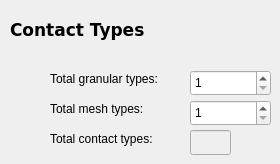
      <widget class="QWidget" name="page_14">
       <widget class="QLabel" name="label_28">
        <property name="geometry">
         <rect>
          <x>10</x>
          <y>20</y>
          <width>141</width>
          <height>21</height>
         </rect>
        </property>
        <property name="font">
         <font>
          <family>DejaVu Sans</family>
          <pointsize>13</pointsize>
          <weight>75</weight>
          <bold>true</bold>
         </font>
        </property>
        <property name="text">
         <string>Contact Types</string>
        </property>
        <property name="textFormat">
         <enum>Qt::RichText</enum>
        </property>
       </widget>
       <widget class="QLabel" name="label_31">
        <property name="geometry">
         <rect>
          <x>50</x>
          <y>70</y>
          <width>131</width>
          <height>17</height>
         </rect>
        </property>
        <property name="text">
         <string>Total granular types:</string>
        </property>
       </widget>
       <widget class="QLabel" name="label_32">
        <property name="geometry">
         <rect>
          <x>50</x>
          <y>100</y>
          <width>131</width>
          <height>17</height>
         </rect>
        </property>
        <property name="text">
         <string>Total mesh types:</string>
        </property>
       </widget>
       <widget class="QLabel" name="label_33">
        <property name="geometry">
         <rect>
          <x>50</x>
          <y>130</y>
          <width>131</width>
          <height>17</height>
         </rect>
        </property>
        <property name="text">
         <string>Total contact types:</string>
        </property>
       </widget>
       <widget class="QSpinBox" name="spnbox_geometry_contacttypes_totalgranulartypes">
        <property name="geometry">
         <rect>
          <x>190</x>
          <y>70</y>
          <width>81</width>
          <height>26</height>
         </rect>
        </property>
        <property name="minimum">
         <number>1</number>
        </property>
        <property name="maximum">
         <number>200</number>
        </property>
       </widget>
       <widget class="QSpinBox" name="spnbox_geometry_contacttypes_totalmeshtypes">
        <property name="geometry">
         <rect>
          <x>190</x>
          <y>100</y>
          <width>81</width>
          <height>26</height>
         </rect>
        </property>
        <property name="minimum">
         <number>1</number>
        </property>
        <property name="maximum">
         <number>200</number>
        </property>
       </widget>
       <widget class="QLineEdit" name="line_geometry_contacttypes_totaltypes">
        <property name="enabled">
         <bool>false</bool>
        </property>
        <property name="geometry">
         <rect>
          <x>190</x>
          <y>130</y>
          <width>41</width>
          <height>25</height>
         </rect>
        </property>
        <property name="mouseTracking">
         <bool>true</bool>
        </property>
        <property name="acceptDrops">
         <bool>true</bool>
        </property>
       </widget>
      </widget>
